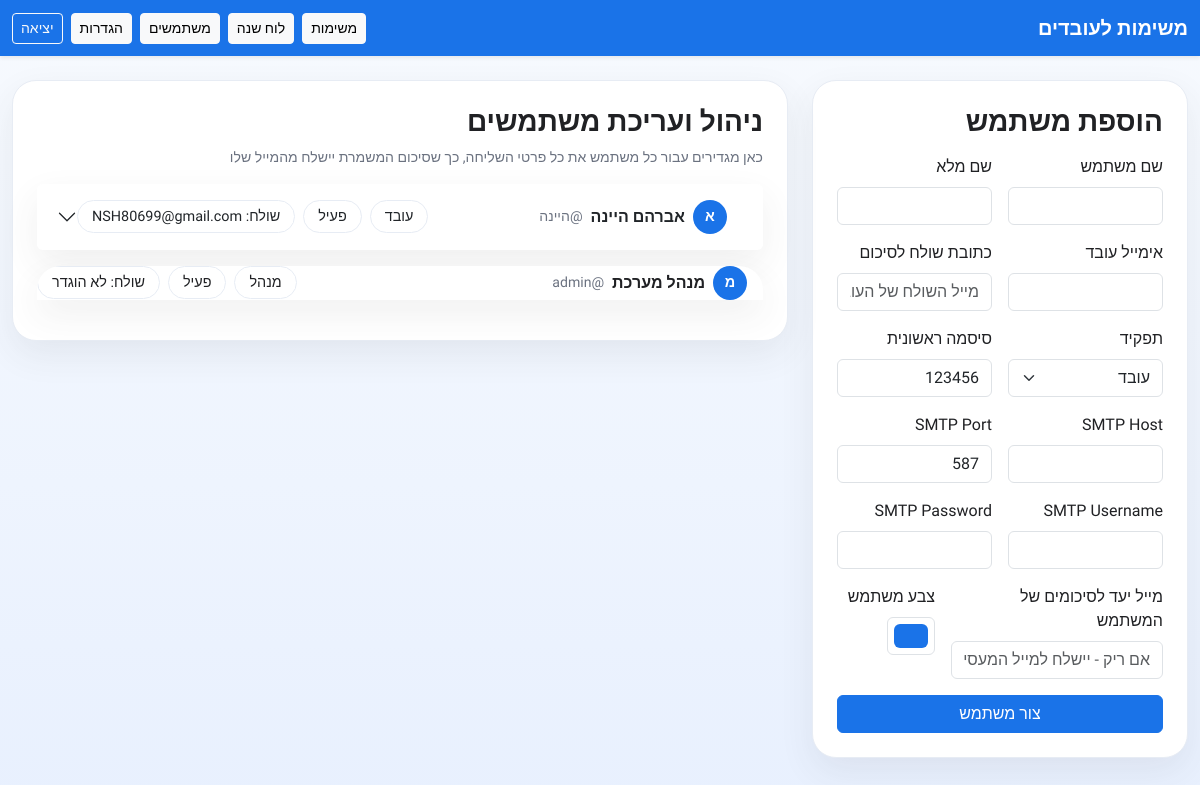
Screenshot of /users (signed in) with the database file from the repository.
### app/models.py (models this page shows, shortened)
class AppSetting(db.Model):
    id = db.Column(db.Integer, primary_key=True)
    company_name = db.Column(db.String(255), default='TaskHub')
    employer_email = db.Column(db.String(255), default='')
    smtp_host = db.Column(db.String(255), default='')
    smtp_port = db.Column(db.Integer, default=587)
    smtp_username = db.Column(db.String(255), default='')
    smtp_password = db.Column(db.String(255), default='')
    smtp_sender = db.Column(db.String(255), default='')
    primary_color = db.Column(db.String(20), default='#1a73e8')
    secondary_color = db.Column(db.String(20), default='#e8f0fe')
    accent_color = db.Column(db.String(20), default='#34a853')
    card_color = db.Column(db.String(20), default='#ffffff')
    text_color = db.Column(db.String(20), default='#202124')
    updated_at = db.Column(db.DateTime, default=datetime.utcnow, onupdate=datetime.utcnow)

class User(UserMixin, db.Model):
    id = db.Column(db.Integer, primary_key=True)
    username = db.Column(db.String(80), unique=True, nullable=False)
    password_hash = db.Column(db.String(255), nullable=False)
    full_name = db.Column(db.String(120), nullable=False)
    email = db.Column(db.String(255), default='')
    role = db.Column(db.String(20), default='employee')
    is_active_user = db.Column(db.Boolean, default=True)
    created_at = db.Column(db.DateTime, default=datetime.utcnow)
    smtp_host = db.Column(db.String(255), default='')
    smtp_port = db.Column(db.Integer, default=587)
    smtp_username = db.Column(db.String(255), default='')
    smtp_password = db.Column(db.String(255), default='')
    sender_email = db.Column(db.String(255), default='')
    employer_target_email = db.Column(db.String(255), default='')
    theme_color = db.Column(db.String(20), default='#1a73e8')
    tasks = db.relationship('Task', backref='assignee', lazy=True, foreign_keys='Task.assignee_id')
    @property
    def display_sender_email(self):
        return self.sender_email or self.email or self.smtp_username

### app/routes.py (the view, shortened to what this page needs)
    @app.route('/users', methods=['GET', 'POST'])
    @login_required
    @admin_required
    def users_page():
        users = User.query.order_by(User.role.desc(), User.full_name.asc()).all()
        return render_template('users.html', users=users)

### app/__init__.py (called while the page is built)
@login_manager.user_loader
def load_user(user_id):
    return User.query.get(int(user_id))

### app/models.py (called while the page is built)
def get_settings():
    settings = AppSetting.query.first()
    if not settings:
        settings = AppSetting()
        db.session.add(settings)
        db.session.commit()
    return settings

### app/routes.py (called while the page is built)
def admin_required(func):
    @wraps(func)
    def wrapper(*args, **kwargs):
        if not current_user.is_authenticated or current_user.role != 'admin':
            flash('אין הרשאה לעמוד זה.', 'danger')
            return redirect(url_for('dashboard'))
        return func(*args, **kwargs)
    return wrapper

### app/templates/users.html (shortened to what this page needs)
{% extends 'base.html' %}
{% block content %}
<div class="row g-4">
  <div class="col-xl-4">
    <div class="task-card p-4">
      <h3 class="fw-bold mb-3">הוספת משתמש</h3>
      <form method="post" class="row g-3">
        <div class="col-md-6"><label class="form-label">שם משתמש</label><input class="form-control" name="username" required></div>
        <div class="col-md-6"><label class="form-label">שם מלא</label><input class="form-control" name="full_name" required></div>
        <div class="col-md-6"><label class="form-label">אימייל עובד</label><input class="form-control" name="email"></div>
        <div class="col-md-6"><label class="form-label">כתובת שולח לסיכום</label><input class="form-control" name="sender_email" placeholder="מייל השולח של העובד"></div>
        <div class="col-md-6"><label class="form-label">תפקיד</label><select class="form-select" name="role"><option value="employee">עובד</option><option value="admin">מנהל</option></select></div>
        <div class="col-md-6"><label class="form-label">סיסמה ראשונית</label><input class="form-control" name="password" value="123456"></div>
        <div class="col-md-6"><label class="form-label">SMTP Host</label><input class="form-control" name="smtp_host"></div>
        <div class="col-md-6"><label class="form-label">SMTP Port</label><input class="form-control" name="smtp_port" value="587"></div>
        <div class="col-md-6"><label class="form-label">SMTP Username</label><input class="form-control" name="smtp_username"></div>
        <div class="col-md-6"><label class="form-label">SMTP Password</label><input type="password" class="form-control" name="smtp_password"></div>
        <div class="col-md-8"><label class="form-label">מייל יעד לסיכומים של המשתמש</label><input class="form-control" name="employer_target_email" placeholder="אם ריק - יישלח למייל המעסיק הכללי"></div>
        <div class="col-md-4"><label class="form-label">צבע משתמש</label><input type="color" class="form-control form-control-color" name="theme_color" value="#1a73e8"></div>
        <div class="col-12 d-grid"><button class="btn btn-primary">צור משתמש</button></div>
      </form>
    </div>
  </div>
  <div class="col-xl-8">
    <div class="task-card p-4">
      <div class="d-flex justify-content-between align-items-center flex-wrap gap-2 mb-3">
        <h3 class="fw-bold m-0">ניהול ועריכת משתמשים</h3>
        <div class="tiny">כאן מגדירים עבור כל משתמש את כל פרטי השליחה, כך שסיכום המשמרת יישלח מהמייל שלו</div>
      </div>
      <div class="accordion" id="usersAccordion">
        {% for user in users %}
        <div class="accordion-item mb-3 border-0 task-card overflow-hidden">
          <h2 class="accordion-header">
            <button class="accordion-button collapsed" type="button" data-bs-toggle="collapse" data-bs-target="#user-{{ user.id }}">
              <div class="d-flex justify-content-between align-items-center w-100 ms-3 flex-wrap gap-2">
                <div class="d-flex align-items-center gap-2">
                  <span class="avatar-dot" style="background: {{ user.theme_color }}">{{ user.full_name[:1] }}</span>
                  <span class="fw-bold">{{ user.full_name }}</span>
                  <span class="tiny">@{{ user.username }}</span>
                </div>
                <div class="d-flex gap-2 flex-wrap">
                  <span class="chip">{{ 'מנהל' if user.role == 'admin' else 'עובד' }}</span>
                  <span class="chip">{{ 'פעיל' if user.is_active_user else 'מושבת' }}</span>
                  <span class="chip">שולח: {{ user.display_sender_email or 'לא הוגדר' }}</span>
                </div>
              </div>
            </button>
          </h2>
            </div>
          </div>
        </div>
        {% endfor %}
{% endblock %}

### app/templates/base.html (shortened to what this page needs)
<!doctype html>
<html lang="he" dir="rtl">
<head>
  <link href="https://cdn.jsdelivr.net/npm/bootstrap@5.3.3/dist/css/bootstrap.rtl.min.css" rel="stylesheet">
</head>
<body>
  {% if current_user.is_authenticated %}
  <nav class="navbar navbar-expand-lg navbar-dark mb-4 shadow-sm">
    <div class="container app-shell">
      <a class="navbar-brand fw-bold" href="{{ url_for('dashboard') }}">{{ app_settings.company_name }}</a>
      <div class="d-flex gap-2 flex-wrap">
        <a class="btn btn-sm btn-light" href="{{ url_for('dashboard') }}">משימות</a>
        <a class="btn btn-sm btn-light" href="{{ url_for('calendar_view') }}">לוח שנה</a>
        {% if current_user.role == 'admin' %}
          <a class="btn btn-sm btn-light" href="{{ url_for('users_page') }}">משתמשים</a>
          <a class="btn btn-sm btn-light" href="{{ url_for('settings_page') }}">הגדרות</a>
        {% endif %}
        <a class="btn btn-sm btn-outline-light" href="{{ url_for('logout') }}">יציאה</a>
      </div>
    </div>
  </nav>
  {% endif %}
  <main class="container app-shell pb-5">
    {% block content %}{% endblock %}
  </main>
</body>
</html>

### rows the page displays
AppSetting: company_name "משימות לעובדים"
User: full_name "א", full_name "אברהם היינה", username "היינה", role "עובד", is_active_user "פעיל", sender_email "NSH80699@gmail.com"
User: full_name "מ", full_name "מנהל מערכת", username "admin", role "מנהל", is_active_user "פעיל", sender_email+email+smtp_username "לא הוגדר"
